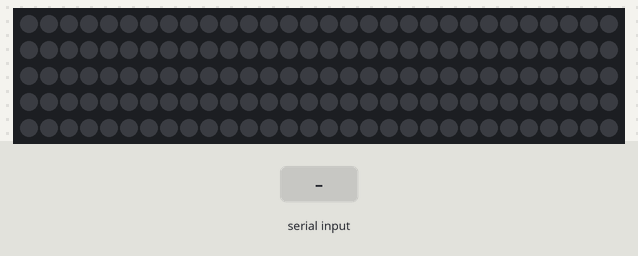
Bench run of a sketch on a simulated Arduino Uno, built with avr-gcc and run on an emulated ATmega328P. On the bench: 150 RGB LEDs in strip order, left to right, continuing on the next row. Inputs (shaded band) come from the test bench. Dim RGB values are drawn brighter than linear; what the sketch prints to the serial monitor is not drawn.

Above: at 1.2 s.
1.3 s: "5" received over Serial
At 1.48 s:
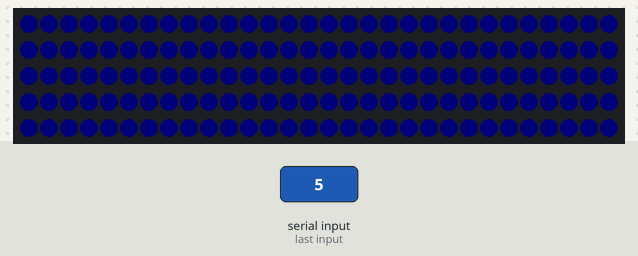
3.7 s: byte 57 ('9') received over Serial
At 5.94 s:
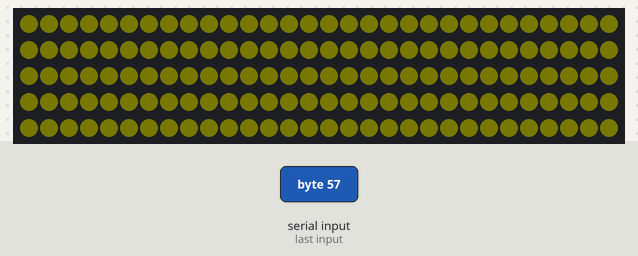
6.7 s: "a" received over Serial
At 9.6 s:
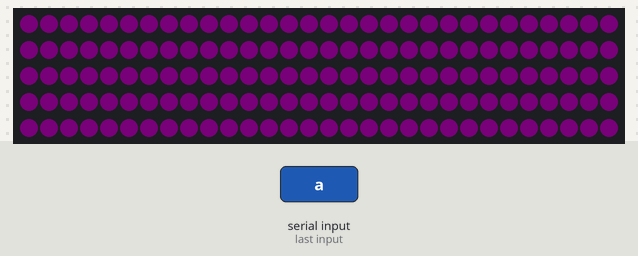
Timing chart, 0 to 11.1 s (numbered marks = the images above; inputs shaded):
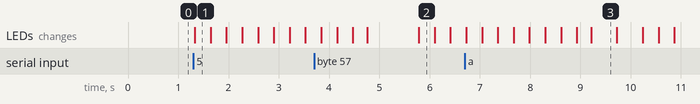

Measured:
- after the input at 1.3 s, the LEDs: change at once (image 1)
- after the input at 3.7 s, the LEDs: first differ from a run without the input after 1.1 s (image 2 shows a later state)
- after the input at 6.7 s, the LEDs: first differ from a run without the input after 2.5 s (image 3)
- what the display in image 3 shows lasts 0.5 s, from 9.2 s to 9.7 s

The sketch:

Roborio_functionality.ino
```cpp
#include <Adafruit_NeoPixel.h>

#define BLACK Adafruit_NeoPixel::Color(0,0,0)//actually a dim white
#define BLUE Adafruit_NeoPixel::Color(0, 0, 128)
#define RED Adafruit_NeoPixel::Color(128, 0, 0)
#define YELLOW Adafruit_NeoPixel::Color(128, 128, 0)
#define GREEN Adafruit_NeoPixel::Color(0, 128, 0)
#define PURPLE Adafruit_NeoPixel::Color(128,0,128)


#define NUM_LEDS 150
#define PIN 11

enum {
  DEFAULT_LEDS,
  BLUE_LEDS,
  YELLOW_LEDS,
  GREEN_LEDS,
  RED_LEDS,
  PURPLE_LEDS,
};


int blingMode = DEFAULT_LEDS;
bool flashing = false;
bool fast_flashing = false;
bool fading = false;
bool spartronics_fade = false;
bool blue = true;

// allocate our pixel memory, configuYELLOW to match our hardware
Adafruit_NeoPixel pixels = Adafruit_NeoPixel(NUM_LEDS, PIN, NEO_GRB+NEO_KHZ800);

void clearStrip(uint32_t c)
{
   for(int i=0;i<NUM_LEDS;i++)
   {
      pixels.setPixelColor(i, c);
   }
   pixels.show();
}

void setup() {
  Serial.begin(9600);
  pixels.begin(); // initialize neopixel library
  clearStrip(BLACK);
  Serial.println("Hello LEDS!");
}
void loop() {

  char messageByte=0;

  while (Serial.available() > 0)
  {
    messageByte = Serial.read();
    //Serial.println("loop " +messageByte);
    //each time gets new input, set most recent blingMode
    switch (messageByte)
    {
      case 'a':
      blingMode = PURPLE_LEDS;
      break;
      case '0':
        blingMode = DEFAULT_LEDS;
        break;
      case '1':
        blingMode = BLUE_LEDS;
        break;
      case '2':
      blingMode = YELLOW_LEDS;
      break;
      case '3':
      blingMode = RED_LEDS;
      break;
      case '4':
      blingMode = GREEN_LEDS;
      break;
      case '5':
      spartronics_fade = true;
      break;
      case '6':
      fading = true;
      break;
      case '7':
      fast_flashing = true;
      break;
      case'8':
      //resets all effects
      flashing = false;
      fast_flashing = false;
      fading = false;
      spartronics_fade = false;
      pixels.setBrightness(100);
      break;
      case '9':
      flashing = true;
      break;
      /*case 'd':
      theaterChase();
      break;*/
      /* Add more modes here */
      //default:
      //break;        // The byte was not for a valid message, so we ignore it...

    }
  }
  //keep updating LED strip
    switch (blingMode)
    {
      case DEFAULT_LEDS:
        clearStrip(BLACK);
        //Serial.println("Grey");
        break;
      case BLUE_LEDS:
        clearStrip(BLUE);
        //Serial.println("Blue");
        break;
      case YELLOW_LEDS:
        clearStrip(YELLOW);
        break;
        case RED_LEDS:
        clearStrip(RED);
        break;
        case GREEN_LEDS:
        clearStrip(GREEN);
        break;
        case PURPLE_LEDS:
        clearStrip(PURPLE);
        break;
    }
          if (flashing){

        fast_flashing = false;
        delay(500);
        clearStrip(BLACK);
        delay(500);
          }
          if (fast_flashing){

        flashing = false;
        delay(150);
        clearStrip(BLACK);
        delay(150);
          }
   if(fading){
  for(int brightness = 3; brightness<=100; brightness++){
    pixels.setBrightness(brightness);
    pixels.show();
    delay(10);
  }
  for(int brightness = 100; brightness>=3; brightness--){
    pixels.setBrightness(brightness);
    pixels.show();
    delay(10);

      }
   }
   if(spartronics_fade){

          if (blue){
          clearStrip(BLUE);
          blue = false;
  } else {
          clearStrip(YELLOW);
          blue = true;
      }
      for(int brightness = 3; brightness<=100; brightness++){
    pixels.setBrightness(brightness);
    pixels.show();
    delay(10);
  }
  for(int brightness = 100; brightness>=3; brightness--){
    pixels.setBrightness(brightness);
    pixels.show();
    delay(10);

      }
   }
}
/* end of loop func */


/*void theaterChase(uint8_t wait) {
    for (int q=0; q < 3; q++) {
      for (uint16_t i=0; i < pixel_stick.numPixels(); i=i+3) {
        pixel_stick.setPixelColor(i+q, Wheel( (i) % 255));    //turn every third pixel on
      }
       pixel_stick.show();

      delay(wait);

      for (uint16_t i=0; i < pixel_stick.numPixels(); i=i+3) {
        pixel_stick.setPixelColor(i+q, 0);        //turn every third pixel off
      }
    }
  }
}*/
```
